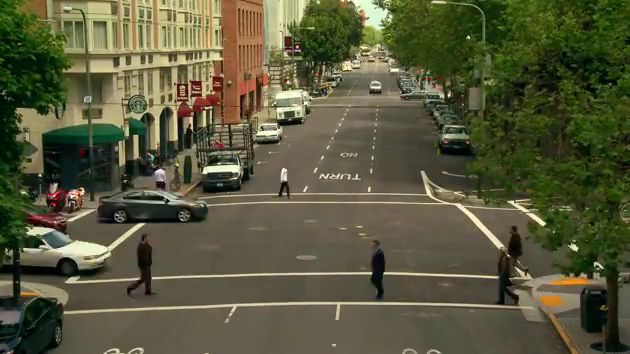
#> input picture frame 57 of Videos/cars_and_people.mp4, 630 x 354 px
$ python main.py
#> lines starting #> are read from the running program, lines starting #| are printed output that depends on the picture; after the words box and inside, x2 and y2 are one past the last pixel; in counts of white or black regions, pixels touching at a corner belong together
### pythonFiles/detect_cars.py
import cv2 as cv


def detect(image_file, video_file):
    # the trained model for people
#> called with image_file = 'Images\\car2.jpg', video_file = 'Videos\\cars_and_people.mp4'
    people_classifier_file = 'TrainedModel\haarcascade_fullbody.xml'

    # the trained model for cars
    car_classifier_file = 'TrainedModel\pre_trained_model.xml'

    # open the image using opencv
    # image = cv.imread(image_file)

    # read the video by opencv
    video = cv.VideoCapture(video_file)

    # this is the object of classifier
    people_detector = cv.CascadeClassifier(people_classifier_file)

    # this one is to detect the cars
    car_detector = cv.CascadeClassifier(car_classifier_file)

    while True:
        # Read the current frame, the first variable is a boolean for success, and the second one
        # is for the frame itself
        read_successful_bool, frame = video.read()
#> frame is the input picture: shape (354, 630, 3); mean B, G, R 59.7, 88, 87.7

        if read_successful_bool:
            grey_frame = cv.cvtColor(frame, cv.COLOR_BGR2GRAY)
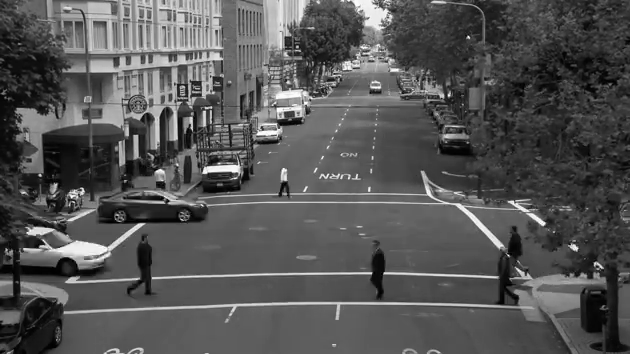
#> grey_frame: shape (354, 630); min 0, max 255, mean 84.7
        else:
            break

        # detect the people
        people = people_detector.detectMultiScale(grey_frame)
#> people = [[360, 234, 34, 68]]

        # detect the car
        cars = car_detector.detectMultiScale(grey_frame)
#> cars = [[85, 181, 44, 44], [430, 115, 56, 56], [167, 122, 101, 101]]

        # draw the rectangle around the car
        for [x, y, w, h] in cars:
            cv.rectangle(frame, (x, y), (x + w, y + h), (255, 0, 0), 2)
#> this loop made 3 passes
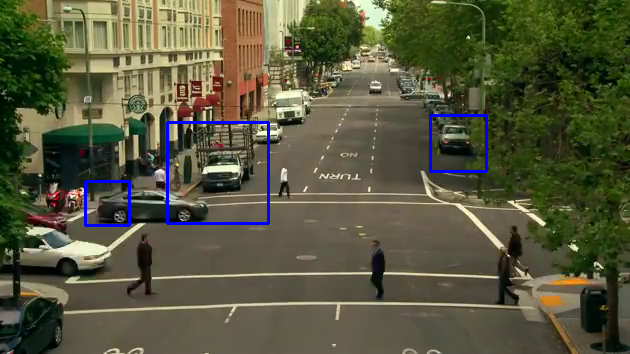
#> frame: shape (354, 630, 3); 1.08% of pixels changed, all inside (x1, y1, x2, y2) = (84, 114, 488, 227)

        # draw the rectangle around the people
        for [x, y, w, h] in people:
            cv.rectangle(frame, (x, y), (x + w, y + h), (0, 0, 255), 2)
#> this loop made 1 pass
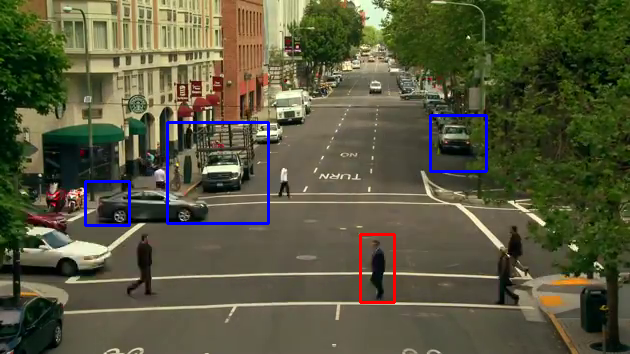
#> frame: shape (354, 630, 3); 0.27% of pixels changed, all inside (x1, y1, x2, y2) = (359, 233, 396, 304)

        # show the frame
        cv.imshow("Detecting objects video", frame)

        # this one is to wait for millisecond then moves to the next iteration
        key = cv.waitKey(5)
#> (key Esc is pressed here)

        if key == 81 or key == 113:
            break

    video.release()

### pythonFiles/main.py
import detect_cars

# the image
image_file = 'Images\car2.jpg'

video_file = 'Videos\cars_and_people.mp4'

detect_cars.detect(image_file, video_file)

print("ossify")

$ run again, starting later in the video
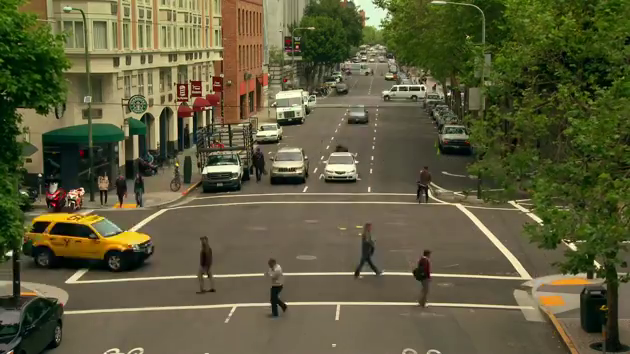
#> input picture frame 260 of Videos/cars_and_people.mp4, 630 x 354 px
#> in detect, frame is the input picture: shape (354, 630, 3); mean B, G, R 59.9, 91.2, 93.5
#> people = [[405, 243, 34, 69], [178, 194, 53, 106]]
#> cars = [[269, 96, 41, 41], [333, 91, 48, 48], [425, 114, 59, 59], [250, 136, 69, 69], [312, 143, 59, 59], [52, 251, 63, 63]]
#> the loop in detect, `for [x, y, w, h] in cars:` made 6 passes
#> after the loop in detect, `for [x, y, w, h] in cars:`:
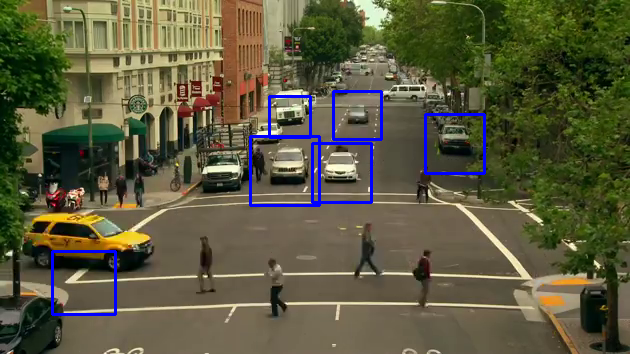
#> frame: shape (354, 630, 3); 1.76% of pixels changed, all inside (x1, y1, x2, y2) = (51, 90, 486, 316)
#> the loop in detect, `for [x, y, w, h] in people:` made 2 passes
#> after the loop in detect, `for [x, y, w, h] in people:`:
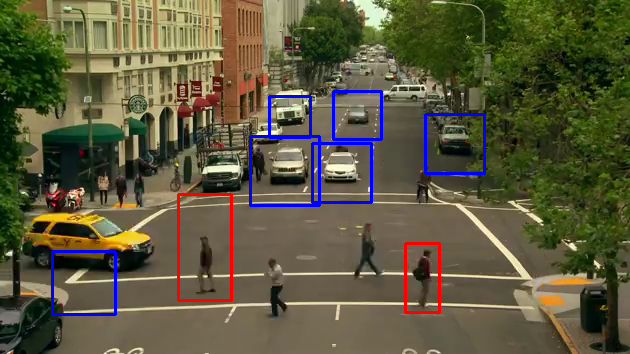
#> frame: shape (354, 630, 3); 0.7% of pixels changed, all inside (x1, y1, x2, y2) = (177, 193, 441, 314)

$ run again, starting later in the video
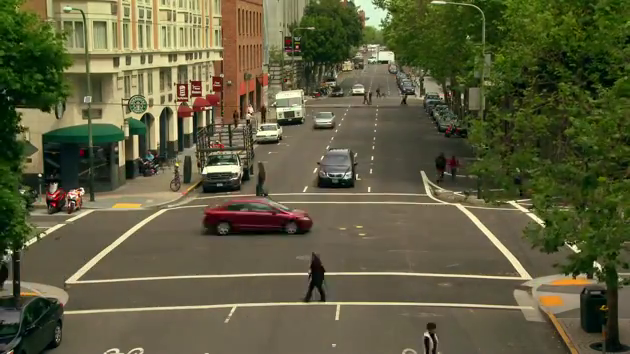
#> input picture frame 462 of Videos/cars_and_people.mp4, 630 x 354 px
#> in detect, frame is the input picture: shape (354, 630, 3); mean B, G, R 62, 92.2, 93.6
#> in detect, `grey_frame = cv.cvtColor(frame, cv.COLOR_BGR2GRAY)`:
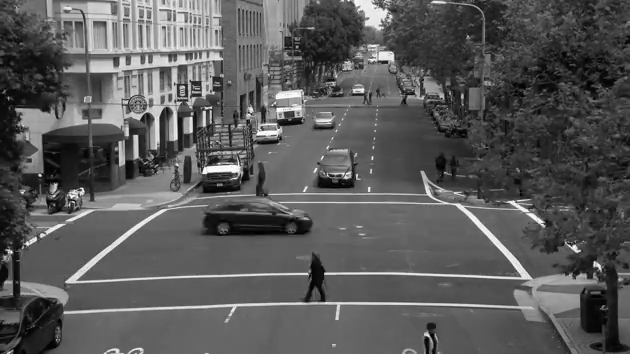
#> grey_frame: shape (354, 630); min 0, max 254, mean 89.1
#> people = ()
#> cars = [[346, 78, 25, 25], [303, 103, 39, 39], [533, 230, 30, 30], [302, 144, 66, 66], [246, 113, 45, 45], [174, 146, 135, 135]]
#> the loop in detect, `for [x, y, w, h] in cars:` made 6 passes
#> after the loop in detect, `for [x, y, w, h] in cars:`:
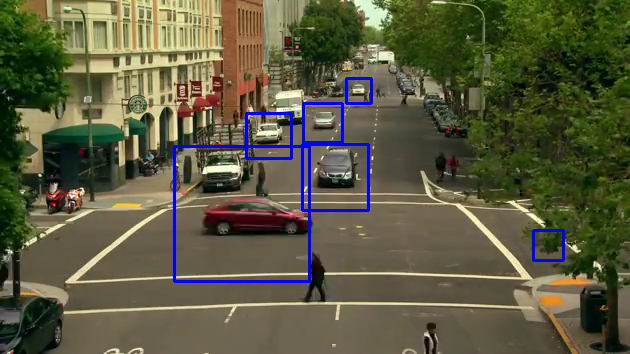
#> frame: shape (354, 630, 3); 1.78% of pixels changed, all inside (x1, y1, x2, y2) = (173, 77, 565, 283)
